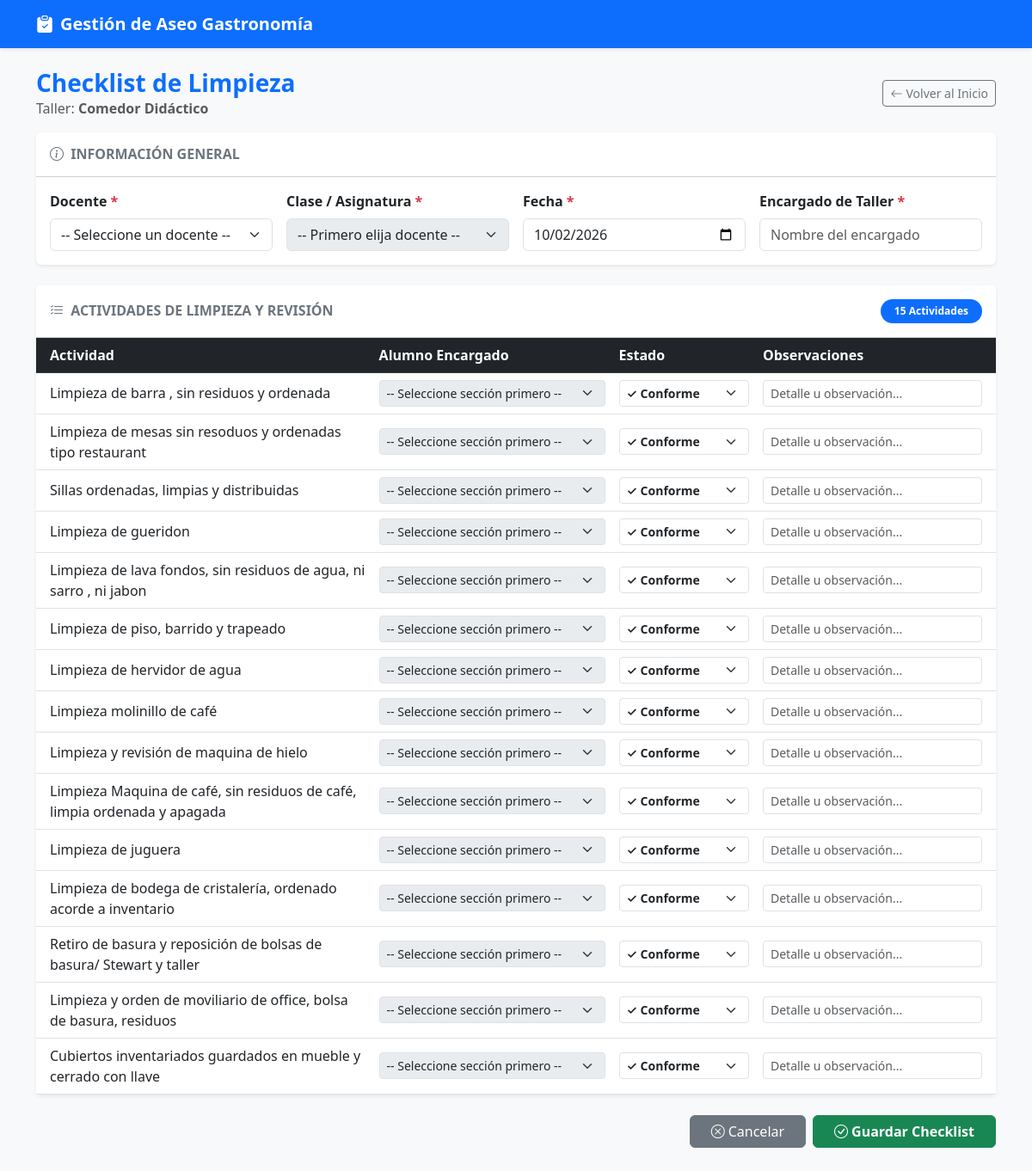
Screenshot of /checklist/CD with the database file from the repository.
### models.py (models this page shows)
class Plantilla(Base):
    __tablename__ = "plantillas"
    id = Column(String, primary_key=True, index=True)
    nombre = Column(String, nullable=False)
    actividades = relationship("Actividad", back_populates="plantilla", cascade="all, delete-orphan")

class Actividad(Base):
    __tablename__ = "actividades"
    id = Column(Integer, primary_key=True, index=True)
    plantilla_id = Column(String, ForeignKey("plantillas.id"), nullable=False)
    descripcion = Column(Text, nullable=False)
    plantilla = relationship("Plantilla", back_populates="actividades")

### main.py (the view)
@app.get("/checklist/{taller_id}", response_class=HTMLResponse, tags=["Vistas Web"])
async def ver_checklist(request: Request, taller_id: str, db: Session = Depends(get_db)):
    plantilla = db.query(models.Plantilla).filter(models.Plantilla.id == taller_id).first()
    if not plantilla:
        return RedirectResponse(url="/", status_code=status.HTTP_303_SEE_OTHER)
    data = {
        "id": plantilla.id,
        "nombre": plantilla.nombre,
        "actividades": [a.descripcion for a in plantilla.actividades]
    }
    fecha_actual = datetime.now().strftime("%Y-%m-%d")
    return templates.TemplateResponse(
        request=request,
        name="checklist_form.html",
        context={
            "taller": data,
            "fecha_actual": fecha_actual
        }
    )

### templates/checklist_form.html (shortened to what this page needs)
<!DOCTYPE html>
<html lang="es">
<head>
    <link href="https://cdn.jsdelivr.net/npm/bootstrap@5.3.0/dist/css/bootstrap.min.css" rel="stylesheet">
    <link href="https://cdn.jsdelivr.net/npm/bootstrap-icons@1.11.1/font/bootstrap-icons.css" rel="stylesheet">
</head>
<body class="bg-light">
    <nav class="navbar navbar-expand-lg navbar-dark bg-primary mb-4 shadow-sm">
        <div class="container">
            <a class="navbar-brand fw-bold" href="/">
                <i class="bi bi-clipboard-check-fill me-2"></i>Gestión de Aseo Gastronomía
            </a>
        </div>
    </nav>
    <div class="container mb-5">
        <div class="d-flex justify-content-between align-items-center mb-3">
            <div>
                <h2 class="h3 mb-0 text-primary fw-bold">
                    Checklist de Limpieza
                </h2>
                <p class="text-muted mb-0">Taller: <strong>{{ taller.nombre }}</strong></p>
            </div>
            <a href="/" class="btn btn-outline-secondary btn-sm">
                <i class="bi bi-arrow-left me-1"></i>Volver al Inicio
            </a>
        </div>
        <form action="/guardar-checklist" method="POST" id="checklistForm">
            <div class="card mb-4 shadow-sm border-0">
                <div class="card-header bg-white py-3">
                    <h5 class="card-title mb-0 text-secondary fs-6 fw-bold">
                        <i class="bi bi-info-circle me-1"></i> INFORMACIÓN GENERAL
                    </h5>
                </div>
                <div class="card-body row g-3">
                    <div class="col-md-3">
                        <label for="select-docente" class="form-label fw-semibold">
                            Docente <span class="text-danger">*</span>
                        </label>
                        <select id="select-docente" name="docente" class="form-select" required aria-label="Seleccionar Docente">
                            <option value="">Cargando docentes...</option>
                        </select>
                    </div>
                    <div class="col-md-3">
                        <label for="select-seccion" class="form-label fw-semibold">
                            Clase / Asignatura <span class="text-danger">*</span>
                        </label>
                        <select id="select-seccion" name="clase" class="form-select" disabled required aria-label="Seleccionar Clase">
                            <option value="">-- Primero elija docente --</option>
                        </select>
                    </div>
                    <div class="col-md-3">
                        <label for="fecha" class="form-label fw-semibold">
                            Fecha <span class="text-danger">*</span>
                        </label>
                        <input type="date" id="fecha" name="fecha" value="{{ fecha_actual }}" class="form-control" required>
                    </div>
                    <div class="col-md-3">
                        <label for="encargado_taller" class="form-label fw-semibold">
                            Encargado de Taller <span class="text-danger">*</span>
                        </label>
                        <input type="text" id="encargado_taller" name="encargado_taller" class="form-control" placeholder="Nombre del encargado" required>
                    </div>
                </div>
            </div>
            <div class="card shadow-sm border-0 mb-4">
                <div class="card-header bg-white py-3 d-flex justify-content-between align-items-center">
                    <h5 class="card-title mb-0 text-secondary fs-6 fw-bold">
                        <i class="bi bi-list-check me-1"></i> ACTIVIDADES DE LIMPIEZA Y REVISIÓN
                    </h5>
                    <span class="badge bg-primary rounded-pill px-3 py-2">{{ taller.actividades|length }} Actividades</span>
                </div>
                <div class="table-responsive p-0">
                    <table class="table table-hover align-middle mb-0">
                        <thead class="table-dark">
                            <tr>
                                <th style="width: 35%;" class="ps-3">Actividad</th>
                                <th style="width: 25%;">Alumno Encargado</th>
                                <th style="width: 15%;">Estado</th>
                                <th style="width: 25%;" class="pe-3">Observaciones</th>
                            </tr>
                        </thead>
                        <tbody>
                            {% for act in taller.actividades %}
                            <tr>
                                <td class="ps-3">
                                    <span class="fw-medium text-dark">{{ act }}</span>
                                </td>
                                <td>
                                    <select name="alumno_{{ loop.index0 }}" class="form-select form-select-sm select-alumno" disabled aria-label="Alumno Encargado">
                                        <option value="">-- Seleccione sección primero --</option>
                                    </select>
                                </td>
                                <td>
                                    <select name="estado_{{ loop.index0 }}" class="form-select form-select-sm fw-semibold">
                                        <option value="CONFORME" class="text-success fw-bold">✓ Conforme</option>
                                    </select>
                                </td>
                                <td class="pe-3">
                                    <input type="text" name="obs_{{ loop.index0 }}" class="form-control form-control-sm" placeholder="Detalle u observación...">
                                </td>
                            </tr>
                            {% endfor %}
                        </tbody>
                    </table>
                </div>
            </div>
            <div class="d-flex justify-content-end gap-2">
                <a href="/" class="btn btn-secondary px-4">
                    <i class="bi bi-x-circle me-1"></i>Cancelar
                </a>
                <button type="submit" id="btnSubmit" class="btn btn-success px-4 fw-semibold">
                    <i class="bi bi-check-circle me-1"></i><span id="btnText">Guardar Checklist</span>
                </button>
            </div>
        </form>
    </div>
</body>
</html>

### rows the page displays
Plantilla: nombre "Comedor Didáctico"
Actividad: descripcion "Limpieza de barra , sin residuos y ordenada"
Actividad: descripcion "Limpieza de mesas sin resoduos y ordenadas tipo restaurant"
Actividad: descripcion "Sillas ordenadas, limpias y distribuidas"
Actividad: descripcion "Limpieza de gueridon"
Actividad: descripcion "Limpieza de lava fondos, sin residuos de agua, ni sarro , ni jabon"
Actividad: descripcion "Limpieza de piso, barrido y trapeado"
Actividad: descripcion "Limpieza de hervidor de agua"
Actividad: descripcion "Limpieza molinillo de café"
Actividad: descripcion "Limpieza y revisión de maquina de hielo"
Actividad: descripcion "Limpieza Maquina de café, sin residuos de café, limpia ordenada y apagada"
Actividad: descripcion "Limpieza de juguera"
Actividad: descripcion "Limpieza de bodega de cristalería, ordenado acorde a inventario"
Actividad: descripcion "Retiro de basura y reposición de bolsas de basura/ Stewart y taller"
Actividad: descripcion "Limpieza y orden de moviliario de office, bolsa de basura, residuos"
Actividad: descripcion "Cubiertos inventariados guardados en mueble y cerrado con llave"

### other values shown
{{ taller.actividades|length }} "15"
